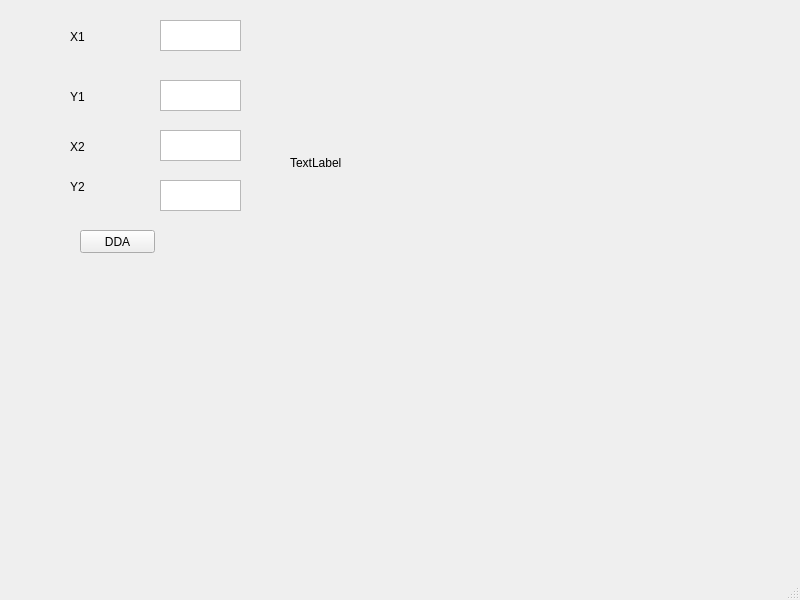
<?xml version="1.0" encoding="UTF-8"?>
<ui version="4.0">
 <class>MainWindow</class>
 <widget class="QMainWindow" name="MainWindow">
  <property name="geometry">
   <rect>
    <x>0</x>
    <y>0</y>
    <width>800</width>
    <height>600</height>
   </rect>
  </property>
  <property name="windowTitle">
   <string>MainWindow</string>
  </property>
  <widget class="QWidget" name="centralwidget">
   <widget class="QPushButton" name="pushButton">
    <property name="geometry">
     <rect>
      <x>80</x>
      <y>230</y>
      <width>75</width>
      <height>23</height>
     </rect>
    </property>
    <property name="text">
     <string>DDA</string>
    </property>
   </widget>
   <widget class="QTextEdit" name="textEdit">
    <property name="geometry">
     <rect>
      <x>160</x>
      <y>20</y>
      <width>81</width>
      <height>31</height>
     </rect>
    </property>
   </widget>
   <widget class="QTextEdit" name="textEdit_2">
    <property name="geometry">
     <rect>
      <x>160</x>
      <y>80</y>
      <width>81</width>
      <height>31</height>
     </rect>
    </property>
   </widget>
   <widget class="QLabel" name="label">
    <property name="geometry">
     <rect>
      <x>290</x>
      <y>12</y>
      <width>301</width>
      <height>301</height>
     </rect>
    </property>
    <property name="text">
     <string>TextLabel</string>
    </property>
   </widget>
   <widget class="QLabel" name="label_2">
    <property name="geometry">
     <rect>
      <x>70</x>
      <y>30</y>
      <width>47</width>
      <height>13</height>
     </rect>
    </property>
    <property name="text">
     <string>X1</string>
    </property>
   </widget>
   <widget class="QLabel" name="label_3">
    <property name="geometry">
     <rect>
      <x>70</x>
      <y>90</y>
      <width>47</width>
      <height>13</height>
     </rect>
    </property>
    <property name="text">
     <string>Y1</string>
    </property>
   </widget>
   <widget class="QLabel" name="label_4">
    <property name="geometry">
     <rect>
      <x>70</x>
      <y>140</y>
      <width>47</width>
      <height>13</height>
     </rect>
    </property>
    <property name="text">
     <string>X2</string>
    </property>
   </widget>
   <widget class="QLabel" name="label_5">
    <property name="geometry">
     <rect>
      <x>70</x>
      <y>180</y>
      <width>47</width>
      <height>13</height>
     </rect>
    </property>
    <property name="text">
     <string>Y2</string>
    </property>
   </widget>
   <widget class="QTextEdit" name="textEdit_3">
    <property name="geometry">
     <rect>
      <x>160</x>
      <y>130</y>
      <width>81</width>
      <height>31</height>
     </rect>
    </property>
   </widget>
   <widget class="QTextEdit" name="textEdit_4">
    <property name="geometry">
     <rect>
      <x>160</x>
      <y>180</y>
      <width>81</width>
      <height>31</height>
     </rect>
    </property>
   </widget>
  </widget>
  <widget class="QMenuBar" name="menubar">
   <property name="geometry">
    <rect>
     <x>0</x>
     <y>0</y>
     <width>800</width>
     <height>21</height>
    </rect>
   </property>
  </widget>
  <widget class="QStatusBar" name="statusbar"/>
 </widget>
 <resources/>
 <connections/>
</ui>
